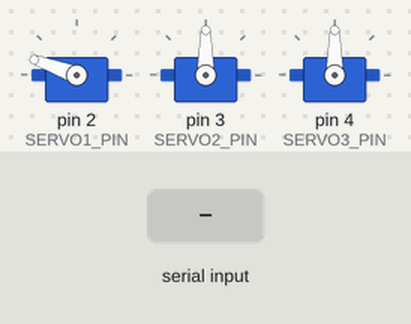
Recording of a sketch running on a simulated Arduino Uno, built with avr-gcc and run on an emulated ATmega328P. Shown: 3 × servo. The test bench sets the inputs (shaded band).

Above: at 1.2 s.
1.3 s: "1\n" received over Serial
At 5.2 s:
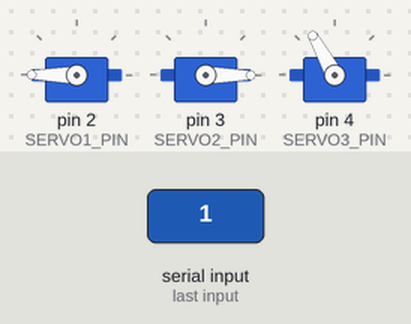
At 9.4 s:
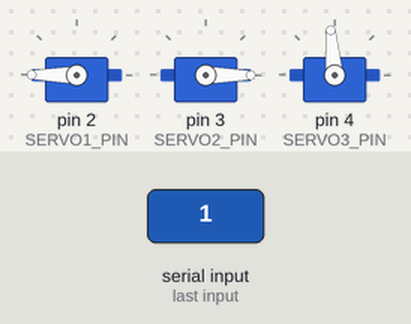
Timing chart, 0 to 10.3 s (numbered marks = the images above; inputs shaded):
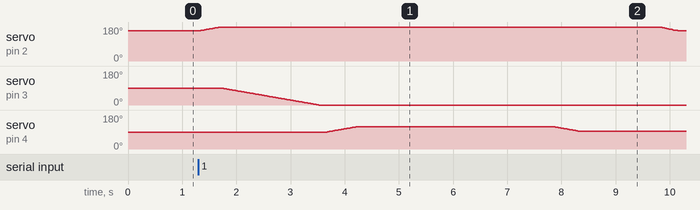

The sketch:

digits.ino
```cpp
#include <ServoEasing.hpp>
#include <math.h>

ServoEasing servo1;
ServoEasing servo2;
ServoEasing servo3;

const int SERVO1_PIN = 2;
const int SERVO2_PIN = 3;
const int SERVO3_PIN = 4;

int currentAngle1 = 160;
int currentAngle2 = 90;
int currentAngle3 = 90;
const int stepSize = 1;
const int stepDelay = 20;
int servoSpeed = 50;

const float L1 = 75;
const float L2 = 65;

float digit1[][2] = {
  {5.0, 5.0}, {8.0, 5.0}
};

float digit2[][2] = {
  {5.0, 5.0}, {5.0, 8.0},
  {3.5, 5.0}, {3.5, 8.0}
};

float digit3[][2] = {
  {2.5, 5.0},
  {5.0, 2.0}, {5.0, 7.0},
  {7.5, 2.0}, {7.5, 7.0}
};


void setup() {
  Serial.begin(9600);
  servo1.attach(SERVO1_PIN, 500, 2500, 0, 180);
  servo2.attach(SERVO2_PIN, 500, 2500, 0, 180);
  servo3.attach(SERVO3_PIN, 500, 2500, 0, 180);

  servo1.setEasingType(EASE_LINEAR);
  servo2.setEasingType(EASE_LINEAR);
  servo3.setEasingType(EASE_LINEAR);

  servo1.write(160);
  servo2.write(90);
  servo3.write(90);

  setSpeedForAllServos(servoSpeed);
}

void moveServoSmoothly(ServoEasing &servo, int &currentAngle, int targetAngle) {
  while (currentAngle != targetAngle) {
    currentAngle += (currentAngle < targetAngle) ? stepSize : -stepSize;
    servo.setEaseTo(currentAngle);
    delay(stepDelay);
  }
}

void moveToPoint(float x, float y) {
  x *= 10;
  y *= 10;

  float theta2 = acos((x * x + y * y - L1 * L1 - L2 * L2) / (2 * L1 * L2));
  float theta1 = atan2(y, x) - atan2(L2 * sin(theta2), L1 + L2 * cos(theta2));

  int angle1 = 180;
  int angle2 = degrees(theta1);
  int angle3 = degrees(theta2);

  moveServoSmoothly(servo1, currentAngle1, angle1);
  moveServoSmoothly(servo2, currentAngle2, angle2);
  moveServoSmoothly(servo3, currentAngle3, angle3);

  synchronizeAllServosStartAndWaitForAllServosToStop();
  delay(500);
}

void drawDigit(float digit[][2], int pointsCount) {
  servo1.setEaseTo(150);
  moveToPoint(digit[0][0], digit[0][1]);
  delay(1000);
  servo1.setEaseTo(180);
  synchronizeAllServosStartAndWaitForAllServosToStop();

  for (int i = 1; i < pointsCount; i++) {
    moveToPoint(digit[i][0], digit[i][1]);
  }

  servo1.setEaseTo(160);
  synchronizeAllServosStartAndWaitForAllServosToStop();
  delay(500);
}

void loop() {
  if (Serial.available() > 0) {
    String data = Serial.readStringUntil('\n');
    data.trim();
    int digit = data.toInt();

    switch (digit) {
      case 1:
        drawDigit(digit1, sizeof(digit1) / sizeof(digit1[0]));
        break;
      case 2:
        drawDigit(digit2, sizeof(digit2) / sizeof(digit2[0]));
        break;
      case 3:
        drawDigit(digit3, sizeof(digit3) / sizeof(digit3[0]));
        break;
      default:
        Serial.println("Некорректная цифра!");
        break;
    }
    Serial.println("OK");
  }
}
```

Measured:
- after the input at 1.3 s, servo on pin 2 (SERVO1_PIN): rises from 160° to 180° in 0.38 s, then falls to 160° in 8.4 s; servo on pin 3 (SERVO2_PIN): moves from 90° to 0° over 1.8 s, starting after 0.43 s; servo on pin 4 (SERVO3_PIN): rises from 90° to 119° in 0.56 s, then falls to 95° in 4.1 s
